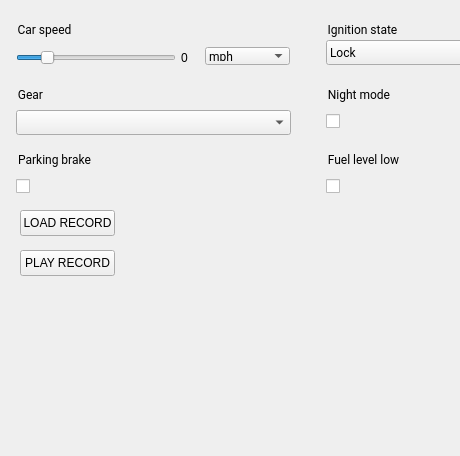
<?xml version="1.0" encoding="UTF-8"?>
<ui version="4.0">
 <class>CarSensorData</class>
 <widget class="QWidget" name="CarSensorData">
  <property name="geometry">
   <rect>
    <x>0</x>
    <y>0</y>
    <width>460</width>
    <height>456</height>
   </rect>
  </property>
  <property name="windowTitle">
   <string>Form</string>
  </property>
  <widget class="QGroupBox" name="groupBox">
   <property name="geometry">
    <rect>
     <x>16</x>
     <y>20</y>
     <width>300</width>
     <height>50</height>
    </rect>
   </property>
   <property name="font">
    <font>
     <family>Roboto</family>
     <weight>50</weight>
     <bold>false</bold>
    </font>
   </property>
   <property name="styleSheet">
    <string notr="true">border: 0px;</string>
   </property>
   <property name="title">
    <string>Car speed</string>
   </property>
   <property name="ColorGroup" stdset="0">
    <string>Title</string>
   </property>
   <widget class="QSlider" name="car_speedSlider">
    <property name="geometry">
     <rect>
      <x>0</x>
      <y>28</y>
      <width>160</width>
      <height>20</height>
     </rect>
    </property>
    <property name="accessibleName">
     <string>Car speed</string>
    </property>
    <property name="minimum">
     <number>-50</number>
    </property>
    <property name="maximum">
     <number>250</number>
    </property>
    <property name="value">
     <number>0</number>
    </property>
    <property name="orientation">
     <enum>Qt::Horizontal</enum>
    </property>
   </widget>
   <widget class="QLabel" name="car_speedLabel">
    <property name="geometry">
     <rect>
      <x>165</x>
      <y>29</y>
      <width>60</width>
      <height>17</height>
     </rect>
    </property>
    <property name="text">
     <string>0</string>
    </property>
   </widget>
  </widget>
  <widget class="QComboBox" name="comboBox_speedUnit">
   <property name="geometry">
    <rect>
     <x>205</x>
     <y>47</y>
     <width>85</width>
     <height>18</height>
    </rect>
   </property>
   <property name="font">
    <font>
     <family>Roboto</family>
    </font>
   </property>
   <property name="styleSheet">
    <string notr="true">padding: 3px 3px 3px 3px;</string>
   </property>
   <property name="currentIndex">
    <number>0</number>
   </property>
   <item>
    <property name="text">
     <string>mph</string>
    </property>
   </item>
   <item>
    <property name="text">
     <string>kmph</string>
    </property>
   </item>
  </widget>
  <widget class="QGroupBox" name="groupBox_3">
   <property name="geometry">
    <rect>
     <x>326</x>
     <y>85</y>
     <width>231</width>
     <height>50</height>
    </rect>
   </property>
   <property name="font">
    <font>
     <family>Roboto</family>
     <weight>50</weight>
     <bold>false</bold>
    </font>
   </property>
   <property name="styleSheet">
    <string notr="true">border: 0px;</string>
   </property>
   <property name="title">
    <string>Night mode</string>
   </property>
   <property name="ColorGroup" stdset="0">
    <string>Title</string>
   </property>
   <widget class="QCheckBox" name="checkBox_night">
    <property name="geometry">
     <rect>
      <x>0</x>
      <y>25</y>
      <width>96</width>
      <height>22</height>
     </rect>
    </property>
    <property name="font">
     <font>
      <pointsize>10</pointsize>
     </font>
    </property>
    <property name="iconSize">
     <size>
      <width>24</width>
      <height>24</height>
     </size>
    </property>
    <property name="ColorGroup" stdset="0">
     <string>Toggle</string>
    </property>
   </widget>
  </widget>
  <widget class="QGroupBox" name="groupBox_4">
   <property name="geometry">
    <rect>
     <x>16</x>
     <y>150</y>
     <width>271</width>
     <height>50</height>
    </rect>
   </property>
   <property name="font">
    <font>
     <family>Roboto</family>
     <weight>50</weight>
     <bold>false</bold>
    </font>
   </property>
   <property name="styleSheet">
    <string notr="true">border: 0px;</string>
   </property>
   <property name="title">
    <string>Parking brake</string>
   </property>
   <property name="ColorGroup" stdset="0">
    <string>Title</string>
   </property>
   <widget class="QCheckBox" name="checkBox_park">
    <property name="geometry">
     <rect>
      <x>0</x>
      <y>25</y>
      <width>131</width>
      <height>22</height>
     </rect>
    </property>
    <property name="font">
     <font>
      <pointsize>10</pointsize>
     </font>
    </property>
    <property name="iconSize">
     <size>
      <width>24</width>
      <height>24</height>
     </size>
    </property>
    <property name="ColorGroup" stdset="0">
     <string>Toggle</string>
    </property>
   </widget>
  </widget>
  <widget class="QGroupBox" name="groupBox_5">
   <property name="geometry">
    <rect>
     <x>326</x>
     <y>150</y>
     <width>481</width>
     <height>50</height>
    </rect>
   </property>
   <property name="font">
    <font>
     <family>Roboto</family>
     <weight>50</weight>
     <bold>false</bold>
    </font>
   </property>
   <property name="styleSheet">
    <string notr="true">border: 0px;</string>
   </property>
   <property name="title">
    <string>Fuel level low</string>
   </property>
   <property name="ColorGroup" stdset="0">
    <string>Title</string>
   </property>
   <widget class="QCheckBox" name="checkBox_fuel_low">
    <property name="geometry">
     <rect>
      <x>0</x>
      <y>25</y>
      <width>96</width>
      <height>22</height>
     </rect>
    </property>
    <property name="font">
     <font>
      <pointsize>10</pointsize>
     </font>
    </property>
    <property name="iconSize">
     <size>
      <width>24</width>
      <height>24</height>
     </size>
    </property>
    <property name="ColorGroup" stdset="0">
     <string>Toggle</string>
    </property>
   </widget>
  </widget>
  <widget class="QComboBox" name="comboBox_ignition">
   <property name="geometry">
    <rect>
     <x>326</x>
     <y>40</y>
     <width>275</width>
     <height>25</height>
    </rect>
   </property>
   <property name="font">
    <font>
     <family>Roboto</family>
    </font>
   </property>
   <property name="styleSheet">
    <string notr="true">padding: 3px 3px 3px 3px;</string>
   </property>
   <property name="currentIndex">
    <number>1</number>
   </property>
   <item>
    <property name="text">
     <string>Undefined</string>
    </property>
   </item>
   <item>
    <property name="text">
     <string>Lock</string>
    </property>
   </item>
   <item>
    <property name="text">
     <string>Off</string>
    </property>
   </item>
   <item>
    <property name="text">
     <string>ACC</string>
    </property>
   </item>
   <item>
    <property name="text">
     <string>On</string>
    </property>
   </item>
   <item>
    <property name="text">
     <string>Start</string>
    </property>
   </item>
  </widget>
  <widget class="QComboBox" name="comboBox_gear">
   <property name="geometry">
    <rect>
     <x>16</x>
     <y>110</y>
     <width>275</width>
     <height>25</height>
    </rect>
   </property>
   <property name="font">
    <font>
     <family>Roboto</family>
    </font>
   </property>
   <property name="styleSheet">
    <string notr="true">padding: 3px 3px 3px 3px;</string>
   </property>
  </widget>
  <widget class="QGroupBox" name="groupBox_7">
   <property name="geometry">
    <rect>
     <x>16</x>
     <y>85</y>
     <width>101</width>
     <height>21</height>
    </rect>
   </property>
   <property name="font">
    <font>
     <family>Roboto</family>
     <weight>50</weight>
     <bold>false</bold>
    </font>
   </property>
   <property name="styleSheet">
    <string notr="true">border: 0px;</string>
   </property>
   <property name="title">
    <string>Gear</string>
   </property>
   <property name="ColorGroup" stdset="0">
    <string>Title</string>
   </property>
  </widget>
  <widget class="QGroupBox" name="groupBox_8">
   <property name="geometry">
    <rect>
     <x>326</x>
     <y>20</y>
     <width>111</width>
     <height>21</height>
    </rect>
   </property>
   <property name="font">
    <font>
     <family>Roboto</family>
     <weight>50</weight>
     <bold>false</bold>
    </font>
   </property>
   <property name="styleSheet">
    <string notr="true">border: 0px;</string>
   </property>
   <property name="title">
    <string>Ignition state</string>
   </property>
   <property name="ColorGroup" stdset="0">
    <string>Title</string>
   </property>
  </widget>
  <widget class="QPushButton" name="button_loadrecord">
   <property name="geometry">
    <rect>
     <x>20</x>
     <y>210</y>
     <width>95</width>
     <height>26</height>
    </rect>
   </property>
   <property name="text">
    <string>LOAD RECORD</string>
   </property>
  </widget>
  <widget class="QPushButton" name="button_playrecord">
   <property name="geometry">
    <rect>
     <x>20</x>
     <y>250</y>
     <width>95</width>
     <height>26</height>
    </rect>
   </property>
   <property name="text">
    <string>PLAY RECORD</string>
   </property>
  </widget>
 </widget>
 <resources/>
 <connections/>
</ui>
